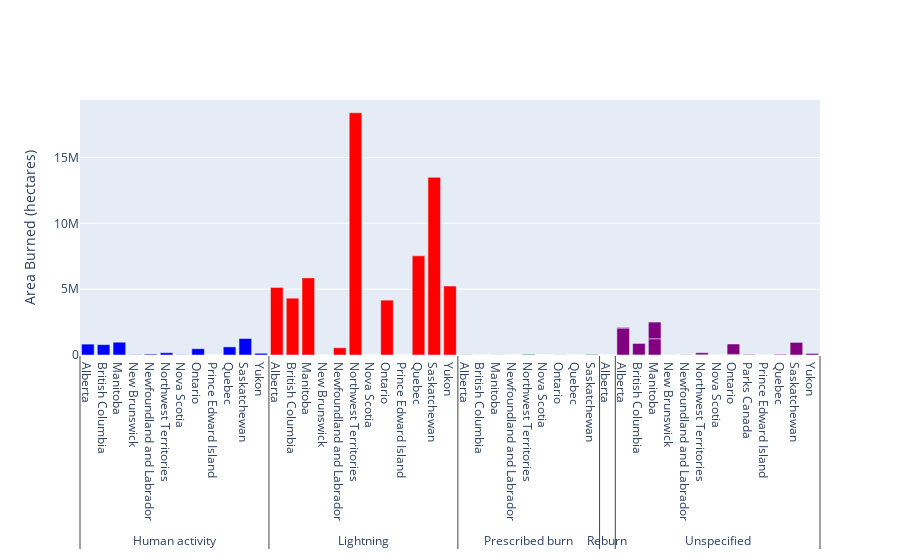

Here is the notebook cell this chart was saved with:
### Code cell
areabygroup['Sum']= areabygroup.iloc[:,4:35].sum(axis=1)
summationareabygrp = go.Figure()

unique_causes = areabygroup['Cause'].unique()
colors = ['blue', 'red', 'green', 'orange', 'purple']  # Specify your desired colors here

# Create a dictionary to map each cause to its corresponding color
cause_color_map = {cause: color for cause, color in zip(unique_causes, colors)}

# Create a list of colors based on the cause of each bar
bar_colors = [cause_color_map[cause] for cause in areabygroup['Cause']]
summationareabygrp.add_bar(x=[areabygroup['Cause'],areabygroup['Jurisdiction']], y=areabygroup['Sum'],marker=dict(color=bar_colors))
summationareabygrp.update_layout(yaxis_title="Area Burned (hectares)")

### Figure 1 — Plotly figure (JSON) as saved in the notebook; plotly's stock layout.template omitted (floating-point values rounded to 4 significant figures)
{"data": [{"marker": {"color": ["blue", "red", "green", "orange", "purple", "purple", "blue", "red", "green", "purple", "purple", "blue", "red", "green", "purple", "purple", "blue", "red", "purple", "purple", "blue", "red", "green", "purple", "purple", "blue", "red", "green", "purple", "purple", "blue", "red", "green", "purple", "purple", "blue", "red", "green", "purple", "purple", "purple", "blue", "red", "purple", "purple", "blue", "red", "green", "purple", "purple", "blue", "red", "green", "purple", "purple", "blue", "red", "purple", "purple"]}, "type": "bar", "x": [["Human activity", "Lightning", "Prescribed burn", "Reburn", "Unspecified", "Unspecified", "Human activity", "Lightning", "Prescribed burn", "Unspecified", "Unspecified", "Human activity", "Lightning", "Prescribed burn", "Unspecified", "Unspecified", "Human activity", "Lightning", "Unspecified", "Unspecified", "Human activity", "Lightning", "Prescribed burn", "Unspecified", "Unspecified", "Human activity", "Lightning", "Prescribed burn", "Unspecified", "Unspecified", "Human activity", "Lightning", "Prescribed burn", "Unspecified", "Unspecified", "Human activity", "Lightning", "Prescribed burn", "Unspecified", "Unspecified", "Unspecified", "Human activity", "Lightning", "Unspecified", "Unspecified", "Human activity", "Lightning", "Prescribed burn", "Unspecified", "Unspecified", "Human activity", "Lightning", "Prescribed burn", "Unspecified", "Unspecified", "Human activity", "Lightning", "Unspecified", "Unspecified"], ["Alberta", "Alberta", "Alberta", "Alberta", "Alberta", "Alberta", "British Columbia", "British Columbia", "British Columbia", "British Columbia", "British Columbia", "Manitoba", "Manitoba", "Manitoba", "Manitoba", "Manitoba", "New Brunswick", "New Brunswick", "New Brunswick", "New Brunswick", "Newfoundland and Labrador", "Newfoundland and Labrador", "Newfoundland and Labrador", "Newfoundland and Labrador", "Newfoundland and Labrador", "Northwest Territories", "Northwest Territories", "Northwest Territories", "Northwest Territories", "Northwest Territories", "Nova Scotia", "Nova Scotia", "Nova Scotia", "Nova Scotia", "Nova Scotia", "Ontario", "Ontario", "Ontario", "Ontario", "Ontario", "Parks Canada", "Prince Edward Island", "Prince Edward Island", "Prince Edward Island", "Prince Edward Island", "Quebec", "Quebec", "Quebec", "Quebec", "Quebec", "Saskatchewan", "Saskatchewan", "Saskatchewan", "Saskatchewan", "Saskatchewan", "Yukon", "Yukon", "Yukon", "Yukon"]], "y": [826789, 5137901, 16309, 228, 2047467, 54088, 787918, 4316409, 2891, 6465, 869255, 971437, 5857735, 10391, 1234895, 1266777, 20160, 2310, 1820, 427, 67843, 550868, 264, 36722, 324, 173598, 18405471, 52455, 15286, 156630, 19219, 137, 81, 2350, 197, 477998, 4170140, 10137, 41438, 793326, 42538, 783, 0, 272, 0, 617001, 7534064, 1911, 1, 49748, 1251736, 13497439, 46477, 1485, 956084, 131372, 5237944, 925, 118126]}], "layout": {"yaxis": {"title": {"text": "Area Burned (hectares)"}}}}
